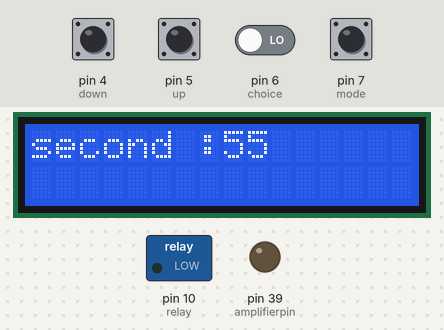
Simulated run of this sketch. Board: Arduino Mega 2560, built with avr-gcc and run on an emulated ATmega2560. On the bench: 16×2 character LCD, switched loads named in the sketch (green lamp = pin HIGH), output pins drawn as LEDs (lit = HIGH). Wiring (inferred from the names in the program): DS3231 clock at I2C address 0x68. The inputs (shaded band) are chosen by the test bench; at power-on: pin 4 (down), pin 5 (up), pin 6 (choice), pin 7 (mode) LOW. The local clock reads 2024-03-15 10:24:30 at power-on unless the sketch sets it; storage starts empty; what the sketch prints to the serial monitor is not drawn.

Above: at 1.2 s.
1.3 s: pin 7 (mode) pulled HIGH for 0.2 s
At 2.2 s:
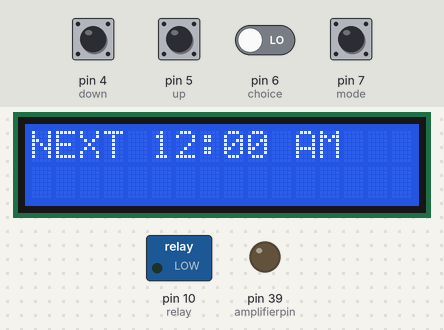
4.0 s: pin 6 (choice) driven HIGH
At 4.3 s:
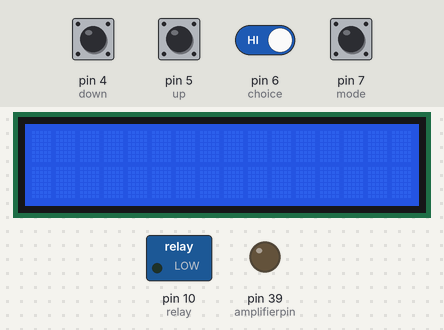
5.5 s: pin 6 (choice) driven LOW
At 6.7 s:
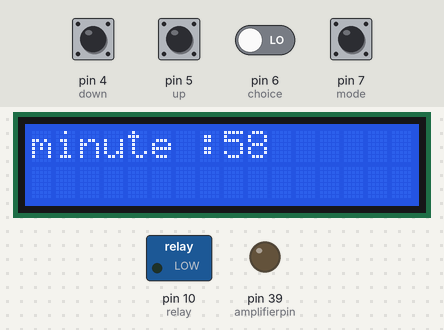
7.0 s: pin 7 (mode) pulled HIGH for 1 s
At 7.6 s:
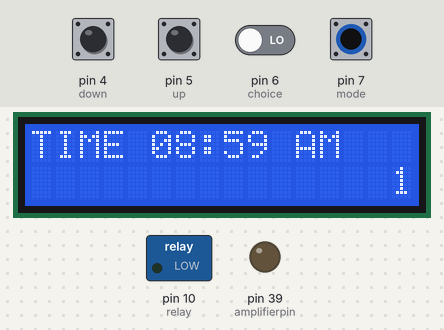
9.7 s: pin 4 (down) pulled HIGH for 0.2 s
At 11.0 s:
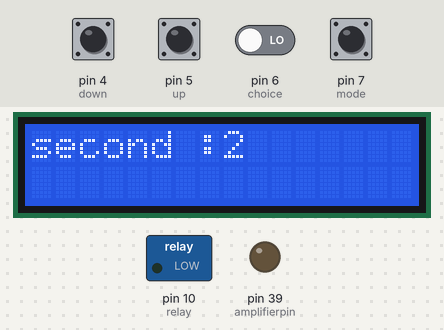
11.5 s: pin 4 (down) pulled HIGH for 1 s
At 13.0 s:
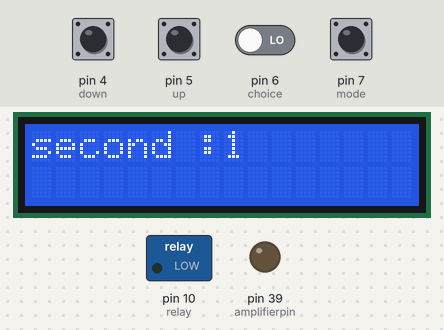
Timing chart, 0 to 14.5 s (numbered marks = the images above; inputs shaded):
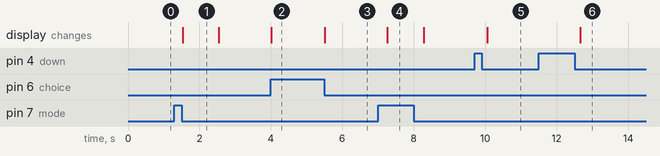

The sketch:

newtimer_twodimensional.ino
```cpp
#include "Wire.h"
#define DS3231_I2C_ADDRESS 0x68
#include <Wire.h>
#include <LiquidCrystal_I2C.h>
LiquidCrystal_I2C lcd(0x27, 16, 2);
#include "SD.h"
#define SD_ChipSelectPin 53
#include "TMRpcm.h"
#include "SPI.h"

TMRpcm tmrpcm;
int choice=6;
int up=5;
int down=4;
int mode=7;
int relay=10;
int waitfor=1;
int count=0;
int k=0;
int letcheck=0;
int second1=0;
int minute1=0;
int hour1=0;
int dayOfWeek1=0;
int dayOfMonth1=0;
int month1=0;
int year1=0;
int timecount=0;
int amplifierpin=39;
int timearray[100][5];

char charBuf[100];
// Convert normal decimal numbers to binary coded decimal
byte decToBcd(byte val){
  return( (val/10*16) + (val%10) );
}
// Convert binary coded decimal to normal decimal numbers
byte bcdToDec(byte val){
  return( (val/16*10) + (val%16) );
}
void setup(){
tmrpcm.speakerPin = 46;
if (!SD.begin(SD_ChipSelectPin)) {
Serial.println("SD fail");
return;
}
  pinMode(amplifierpin,OUTPUT);
  pinMode(choice,INPUT);
  pinMode(up,INPUT);
  pinMode(down,INPUT);
  pinMode(mode,INPUT);
  pinMode(relay,OUTPUT);
  digitalWrite(relay,LOW);
  Wire.begin();
  Serial.begin(9600);
  lcd.begin();
  lcd.backlight();
  setDS3231time(55,58,8,2,17,6,19);

int i=0;
char charmem[10];

  File dataFile = SD.open("datalog.txt");
  if (dataFile) {
    while (dataFile.available())
    {
        String s = dataFile.readStringUntil(';');
        s.trim();
        s.toCharArray(charmem, 75) ;

        char* command = strtok(charmem,":");
        int kk=0;
        while (command != 0)
        {
        // Serial.println(atoi(command));
          timearray[i][kk]=atoi(command);
         Serial.println(timearray[i][kk]);
          command = strtok(0, ":");
          kk=kk+1;
        }


        i=i+1;
    }
    dataFile.close();


  }
  else {
    Serial.println("error opening datalog.txt");
  }


}
void setDS3231time(byte second, byte minute, byte hour, byte dayOfWeek, byte
dayOfMonth, byte month, byte year){
  // sets time and date data to DS3231
  Wire.beginTransmission(DS3231_I2C_ADDRESS);
  Wire.write(0); // set next input to start at the seconds register
  Wire.write(decToBcd(second)); // set seconds

  Wire.write(decToBcd(minute)); // set minutes
  Wire.write(decToBcd(hour)); // set hours
  Wire.write(decToBcd(dayOfWeek)); // set day of week (1=Sunday, 7=Saturday)
  Wire.write(decToBcd(dayOfMonth)); // set date (1 to 31)
  Wire.write(decToBcd(month)); // set month
  Wire.write(decToBcd(year)); // set year (0 to 99)
  Wire.endTransmission();
}
void readDS3231time(byte *second,
byte *minute,
byte *hour,
byte *dayOfWeek,
byte *dayOfMonth,
byte *month,
byte *year){
  Wire.beginTransmission(DS3231_I2C_ADDRESS);
  Wire.write(0); // set DS3231 register pointer to 00h
  Wire.endTransmission();
  Wire.requestFrom(DS3231_I2C_ADDRESS, 7);
  // request seven bytes of data from DS3231 starting from register 00h
  *second = bcdToDec(Wire.read() & 0x7f);
  *minute = bcdToDec(Wire.read());
  *hour = bcdToDec(Wire.read() & 0x3f);
  *dayOfWeek = bcdToDec(Wire.read());
  *dayOfMonth = bcdToDec(Wire.read());
  *month = bcdToDec(Wire.read());
  *year = bcdToDec(Wire.read());
}
void playalarm(int secondtt,int increment,int waittime)
{
  if(secondtt>=increment&& secondtt<=(waittime+increment))
  {
  digitalWrite(relay, HIGH);
  lcd.setCursor(0,0);
  lcd.print("(BELL !!)      ");
  }
  else
  {
    digitalWrite(relay, LOW);
  }

}
void music_play(int songindex)
{
   if(songindex!=0)
   {
      String abc="";
      switch(songindex)
      {
       case 1: abc= "shreya.wav";break;
       case 2: abc= "jana.wav";break;
      }
      char songname[20];
      abc.toCharArray(songname,20) ;
      tmrpcm.play(songname);
      while(tmrpcm.isPlaying())
      {
         lcd.setCursor(0,0);
         lcd.print("(PLAYING !!)    ");
         delay(200);
      }
      delay(1000);
      song_ending_alarm();
   }

}
void song_ending_alarm()
{
     lcd.setCursor(0,0);
     lcd.print("(BELL !!)      ");
     delay(500);
     digitalWrite(relay, HIGH);
     delay(2000);
     digitalWrite(relay, LOW);
}

void amplifier_on(int hourtt,int minutett,int arrayin[][5])
{

  if(arrayin[timecount][4]>0)
  {
  int totalminute=arrayin[timecount][0]*60+arrayin[timecount][1];
  int relayon=totalminute-10;
  int relayoff=totalminute+10;
  int currenttime=hourtt*60+minutett;
  Serial.print(relayon);
  Serial.print(" ");
  Serial.print(relayoff);
  Serial.print(" ");
  Serial.println(currenttime);
  if(relayon>currenttime && currenttime<relayoff)
  {
    if(currenttime==relayon)
    {
    lcd.setCursor(0,0);
    lcd.print("WARMING STARTED ");
    delay(2000);
    }
    digitalWrite(amplifierpin,HIGH);
  }
  else
  {
    if(currenttime==relayoff)
    {
    lcd.setCursor(0,0);
    lcd.print("Amplifier off ");
    delay(2000);
    }
    digitalWrite(amplifierpin,LOW);
  }
  }

}
void select_time(int hourtt,int minutett,int arrayin[][5])
{
  int sizeis = (sizeof(timearray)/sizeof(int))/5;
  Serial.print("sizeis:");
  Serial.println(sizeis);
  if(timecount<sizeis && timecount >=0)
  {
  if(arrayin[timecount][0]<hourtt)
  {
    timecount=timecount+1;
  }
  else if(arrayin[timecount][0]==hourtt)
  {
    if(arrayin[timecount][1]< minutett)
    {
       timecount=timecount+1;
    }
  }
  }
  else
  {
   timecount=-1;
  }
}
void alarm(int hourtt,int minutett,int secondtt,int arrayin[][5])
{

 select_time(hourtt,minutett,arrayin);
 amplifier_on(hourtt,minutett,arrayin);
 if(hourtt==arrayin[timecount][0])
 {
 Serial.println("hour ok");
   if(minutett==arrayin[timecount][1])
   {
    Serial.println("minute ok");
    playalarm(secondtt,arrayin[timecount][2],arrayin[timecount][3]);
    if(secondtt==5+arrayin[timecount][2])
    {
     music_play(arrayin[timecount][4]);
     Serial.println("hello");
    }
   }

 }
}

void displayTime(int hourtt,int minutett,int secondtt,int dayOfWeektt,int dayOfMonthtt,int monthtt,int yeartt)
{
  lcd.clear();

  String pre="";
  if(hourtt<12)
  {
    pre="AM";
  }
  else
  {
    pre="PM";
  }
  if(int(secondtt/5)%2==0)
  {
  int hou;
  if(hourtt%12==0)
  {
    hou=12;
  }
  else
  {
    hou=hourtt%12;
  }
   lcd.print("TIME ");
 if (hou<10) lcd.print('0');
 lcd.print(hou);
 lcd.print(":");
  if (minutett<10) lcd.print('0');
  lcd.print(minutett,DEC);
//  lcd.print(":");
//  if (secondtt<10) lcd.print('0');
//  lcd.print(secondtt,DEC);
  lcd.print(" ");
  lcd.print(pre);
  }
  else
  {
    if(timecount==-1)
    {
     lcd.print("GOOD EVENING");
    }
    else
    {
    int hou;
    if(timearray[timecount][0]%12==0)
    {
    hou=12;
    }
    else
    {
    hou=timearray[timecount][0]%12;
    }
    lcd.print("NEXT ");
    if (hou<10) lcd.print('0');
    lcd.print(hou);
    lcd.print(":");
    if (timearray[timecount][1]<10) lcd.print('0');
    lcd.print(timearray[timecount][1]);
    lcd.print(" ");
    lcd.print(pre);
    }
  }
if(timecount!=-1)
{
if(dayOfWeektt==6)//friday
  {
  // fralarm(hour,minute,second);
  }
else if(dayOfWeektt==7)//saturday
  {
   if(dayOfMonthtt>7&&dayOfMonthtt<15)
   {

   }
   else
   {
    alarm(hourtt,minutett,secondtt,timearray);
   }
  }
else if(dayOfWeektt==1)//sunday
{

}
else
  {
  alarm(hourtt,minutett,secondtt,timearray);
  }
}

  String stringOne = "";
    stringOne=stringOne+"                ";
    stringOne=stringOne+String(dayOfMonthtt);
    stringOne=stringOne+"/";
    stringOne=stringOne+String(monthtt);
    stringOne=stringOne+"/";
    stringOne=stringOne+String(yeartt);
     stringOne=stringOne+"(";
    switch(dayOfWeektt){
  case 1:
    stringOne=stringOne+"Sunday";
    break;
  case 2:
    stringOne=stringOne+"Monday";
    break;
  case 3:
    stringOne=stringOne+"Tuesday";
    break;
  case 4:
    stringOne=stringOne+"Wednesday";
    break;
  case 5:
    stringOne=stringOne+"Thursday";
    break;
  case 6:
    stringOne=stringOne+"Friday";
    break;
  case 7:
    stringOne=stringOne+"Saturday";
    break;
  }
  stringOne=stringOne+")";
  stringOne=stringOne+" JJ Bell System ";
  stringOne=stringOne+"#Contact:9544414811  ";
  stringOne=stringOne+"                 ";
  stringOne.toCharArray(charBuf, 100) ;
//charBuf[100]={'a','b','c','d'};
  lcd.setCursor(count,1);

   for(int j=k;j<=15+k;++j)
  {
    lcd.print(charBuf[j]);
   // Serial.print(charBuf[j]);
  }
  k=k+1;
  //Serial.println();
    if(k+16>strlen(charBuf))
    {
      k=0;
    }

}
int km=1;
void TimeAdjust(int hourtt,int minutett,int secondtt,int dayOfWeektt,int dayOfMonthtt,int monthtt,int yeartt)
{
  while(digitalRead(mode)!=1)
  {
  lcd.clear();
  lcd.setCursor(0,0);
  if(digitalRead(choice)==1)
  {
    while(digitalRead(choice)==1){}
    //lcd.print(km);
    km=km+1;
  }
    switch(km)
    {
       case 1:
          lcd.print("second :");
          lcd.print(secondtt);
          change_time(&secondtt,60);
          break;
      case 2:
          lcd.print("minute :");
          lcd.print(minutett);
          change_time(&minutett,60);
          break;
      case 3:
          lcd.print("hour :");
          lcd.print(hourtt);
          change_time(&hourtt,24);
          break;
      case 4:
          lcd.print("dayOfWeek :");
          lcd.print(dayOfWeektt);
          change_time(&dayOfWeektt,7);
          break;
      case 5:
          lcd.print("dayOfMonth :");
          lcd.print(dayOfMonthtt);
          change_time(&dayOfMonthtt,31);
          break;
      case 6:
          lcd.print("month :");
          lcd.print(monthtt);
          change_time(&monthtt,12);
          break;
      case 7:
          lcd.print("year :");
          lcd.print(yeartt);
          change_time(&yeartt,25);
          break;

      case 8:
          lcd.print("saving.....");
          setDS3231time(secondtt,minutett,hourtt,dayOfWeektt,dayOfMonthtt,monthtt,yeartt);
          delay(1000);
          lcd.clear();
          lcd.setCursor(0,0);
          lcd.print("saved...!");
          delay(1000);
          km=1;
          break;
    }
    delay(150);
}

}

void change_time(int *mm,int tt)
{
           if(digitalRead(up)==1)
          {
           while(digitalRead(up)==1) {}
         *mm=(*mm+1)%tt;
          }
          if(digitalRead(down)==1)
          {
           while(digitalRead(down)==1) {}
          *mm=(*mm-1)%tt;
           if(*mm<0)
           {
           *mm=*mm+tt;
           }
          }
}


int nextweekday = 1;
void loop(){


  byte second, minute, hour, dayOfWeek, dayOfMonth, month, year;
  readDS3231time(&second, &minute, &hour, &dayOfWeek, &dayOfMonth, &month,
  &year);
  if(nextweekday==dayOfWeek)
  {
    nextweekday=(dayOfWeek%7)+1;
    timecount=0;
  }
  if(digitalRead(mode)==1)
  {
    displayTime(hour, minute, second, dayOfWeek, dayOfMonth, month, year);
    km=1;
    delay(1000);
  }
  else
  {
     //Serial.println(second1);

       TimeAdjust(hour, minute,second, dayOfWeek, dayOfMonth, month, year);
       delay(100);


  }
}
```

Measured:
- after the input at 1.3 s, the display: changes after 0.23 s (image 1)
- after the input at 4.0 s, the display: changes at once (image 2)
- after the input at 5.5 s, the display: changes at once (image 3)
- after the input at 7.0 s, the display: changes after 0.26 s (image 4)
- after the input at 9.7 s, the display: changes after 0.36 s (image 5)
- after the input at 11.5 s, the display: changes after 1.2 s (image 6)
- what the display in image 1 shows lasts 1.0 s, from 1.5 s to 2.5 s
